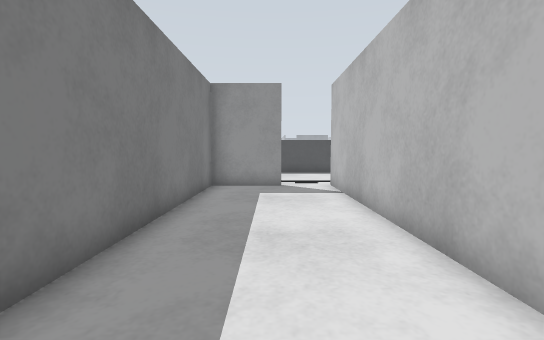
view 1 (above)

24 first-person views from a walk through a Gazebo world. The camera is 0.72 m above the floor, tilts 4° down and sees 85° across. The floor is counted in squares, 0.5 m on a side. Each view is taken from the middle of a square. On the plan, view 1 faces up. The plan holds only what a view shows up to about 14 squares ahead; the rest is blank. The place goes on beyond the plan. Robots are left out.

view 2
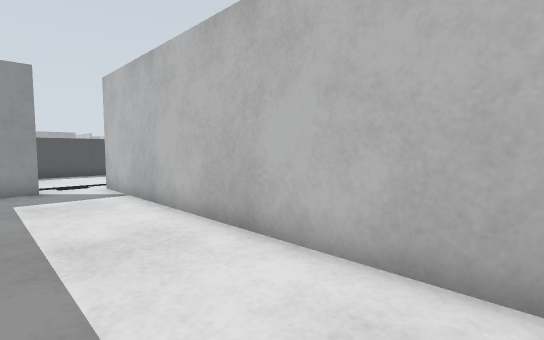

view 3
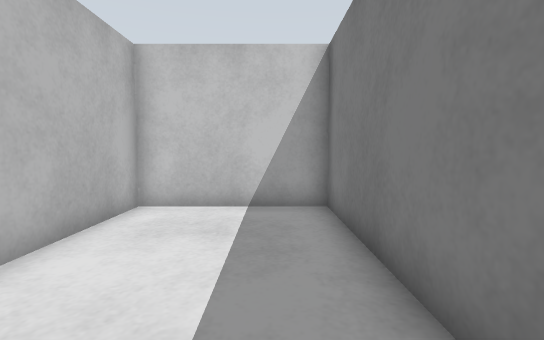

view 4
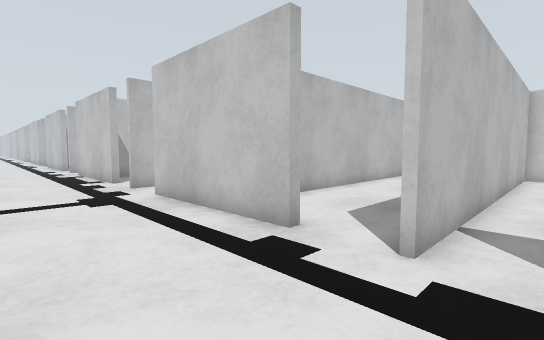

view 5
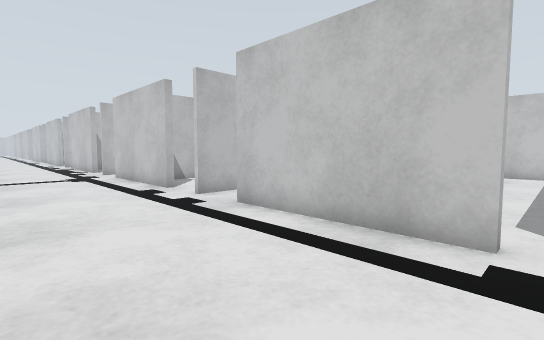

view 6
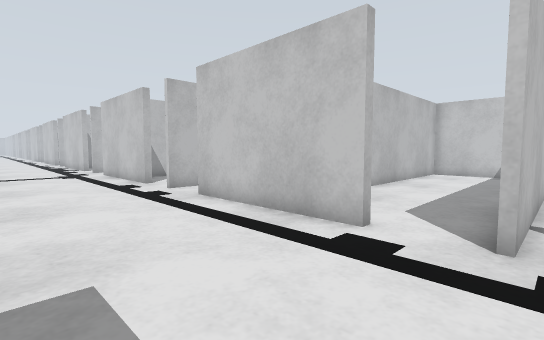

view 7
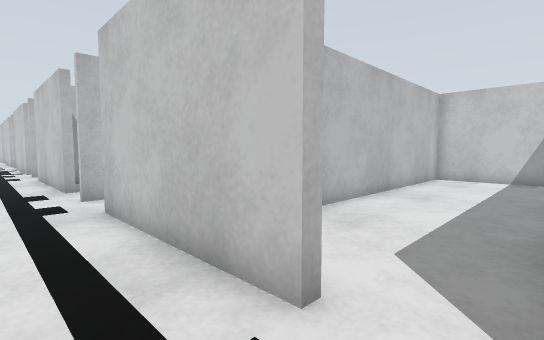

view 8
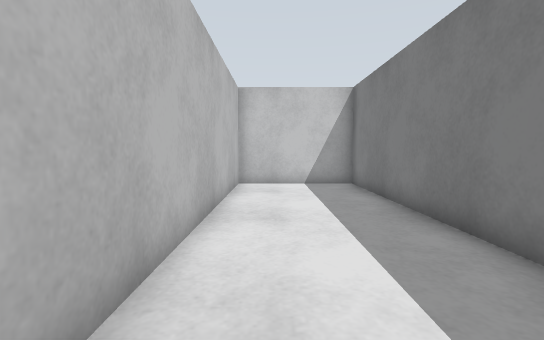

view 9
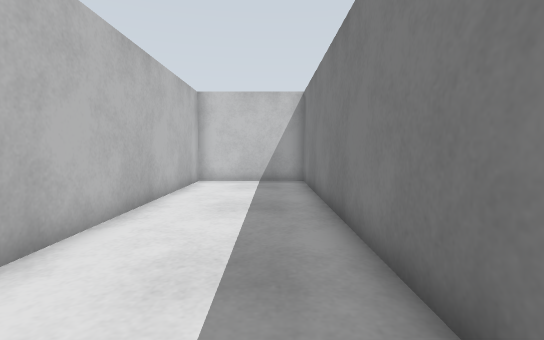

view 10
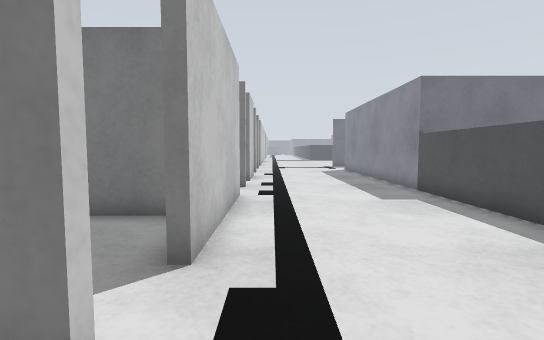

view 11
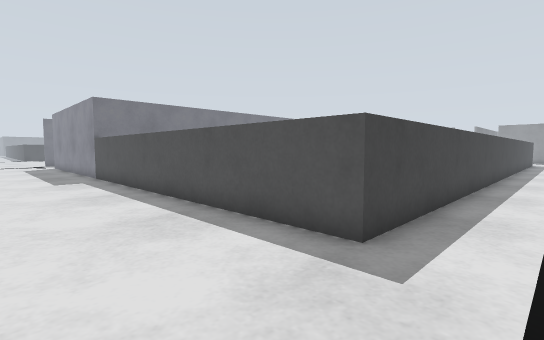

view 12
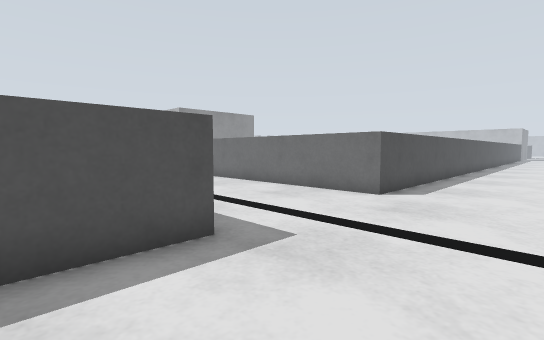

view 13
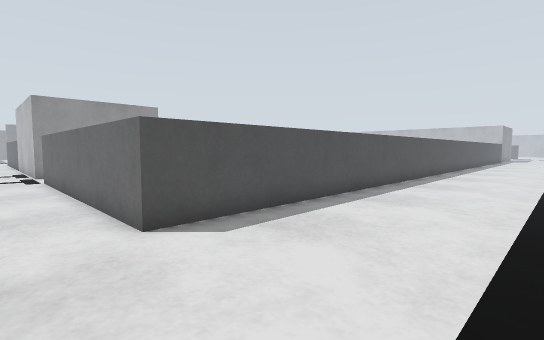

view 14
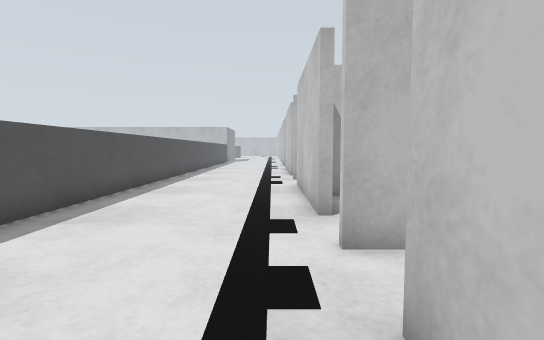

view 15
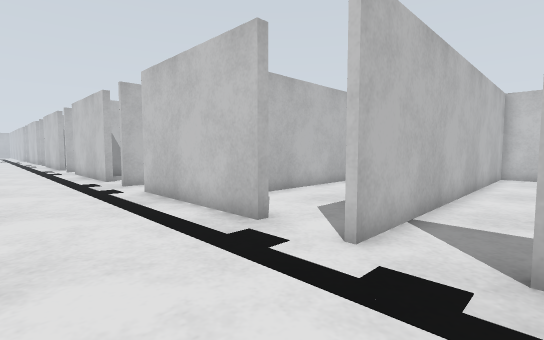

view 16
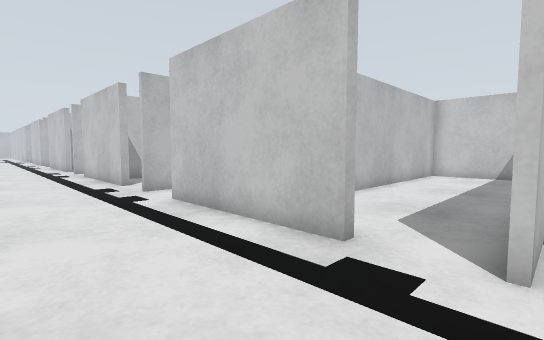

view 17
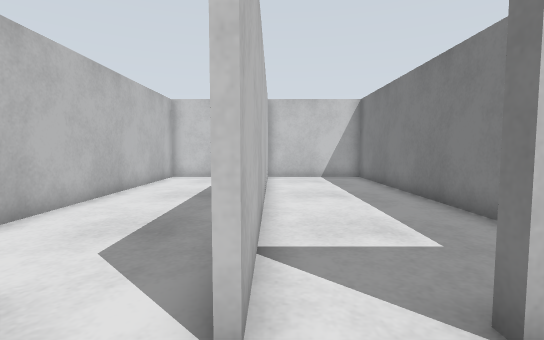

view 18
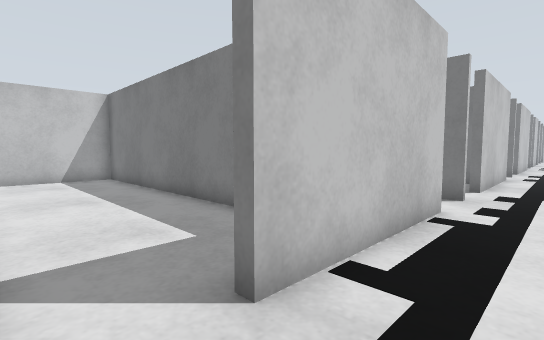

view 19
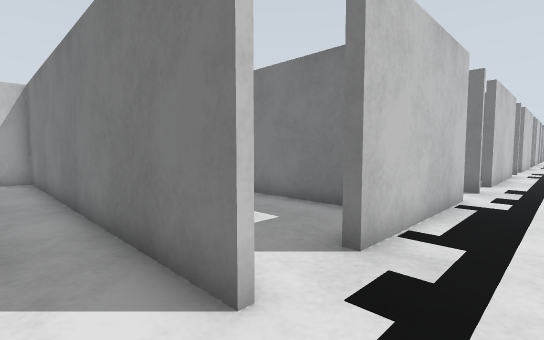

view 20
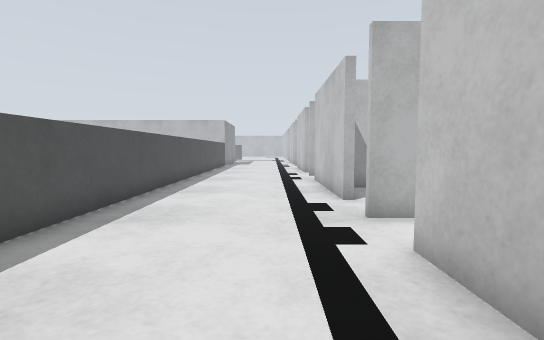

view 21
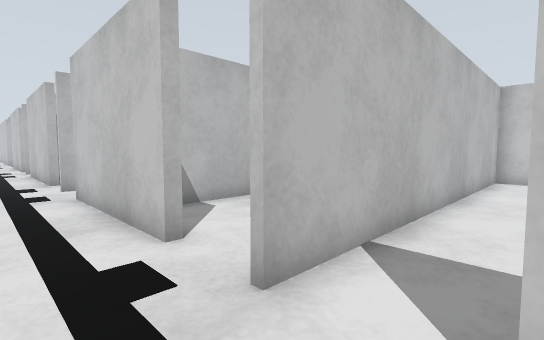

view 22
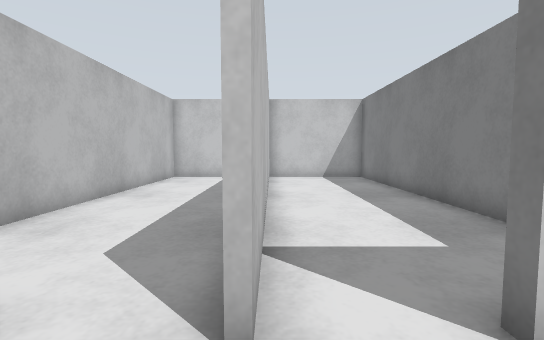

view 23
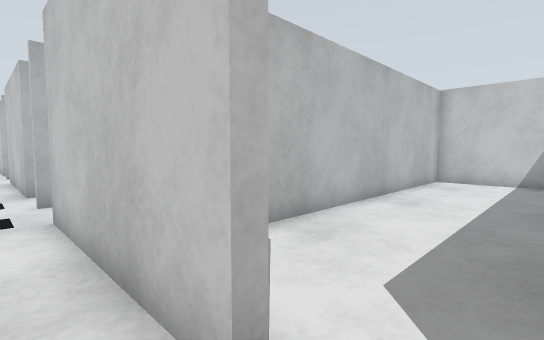

view 24
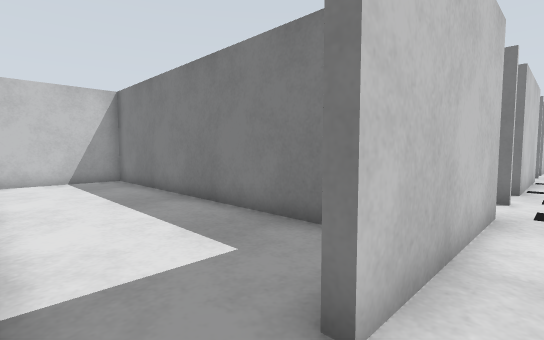

### Floor plan
Points are (right, up) in squares from view 1. A wall is a line through its corners. A room is listed if a view was taken in it or the views show most of it. See-through windows are left out.
Room 1 (views 1, 2, 3)
walls: (0.5, 11.7) (-2.4, 11.7) (-2.4, -1.5); (-2.4, -1.4) (2.6, -1.4); (2.4, -1.5) (2.4, 12)
ways out: opening at (1, 12) to room 2
Room 2 (views 4, 5, 6, 7)
walls: (-5.4, 12) (0.4, 12); (3.6, 18.2) (-8.5, 18.2)
ways out: opening at (1, 12) to room 1; opening at (-6, 12) to room 3; opening at (2.5, 15) to room 5
Room 3 (view 8)
walls: (-7.4, 7.5) (-7.4, -1.4) (-2.4, -1.4); (-2.6, -1.5) (-2.6, 9.6)
ways out: opening at (-6, 12) to room 2
Room 4 (view 9)
walls: (2.6, 12) (2.6, -1.5); (2.6, -1.4) (7.3, -1.4) (7.3, 8.5)
ways out: opening at (4, 12) to room 5
Room 5 (views 10, 11, 12, 13, 14, 15, 16, 17, 18, 19, 20, 21, 22, 23, 24)
walls: (24.4, 12) (30.2, 12); (14.4, 12) (20.2, 12); (12.5, 12) (12.5, 11.4); (12.3, 11) (12.3, 12); (34.2, 12) (40.1, 12); (7.8, 18.2) (3.6, 18.2); (4.5, 12) (10.4, 12)
low walls: (7.8, 22.5) (7.8, 18.2); (40.1, 18.2) (14, 18.2) (14, 22.5)
ways out: opening at (2.5, 15) to room 2; opening at (4, 12) to room 4; opening at (23.5, 11.5) to room 6; opening at (33.5, 11.5) to room 7; opening at (31, 11) to room 8; opening at (21, 11) to room 9; opening at (13.5, 11.5); gap at (40, 12)
Room 6 (no view inside)
walls: (22.4, 12) (22.4, -1.5); (27.2, -0.2) (27.2, 9); (22.1, -1.4) (24.6, -1.4)
ways out: opening at (23.5, 11.5) to room 5
Room 7 (no view inside)
walls: (32, -1.4) (37.1, -1.4) (37.1, 11)
ways out: opening at (33.5, 11.5) to room 5
Room 8 (no view inside)
walls: (27.4, 9.8) (27.4, -1.4) (32, -1.4); (32.1, -1.5) (32.1, 12)
ways out: opening at (31, 11) to room 5
Room 9 (no view inside)
walls: (17.4, 10) (17.4, -1.4) (22.1, -1.4); (22.2, -1.5) (22.2, 12)
ways out: opening at (21, 11) to room 5

Where each view was taken, in squares from view 1:
view 1: 0 up, 0 right, facing up
view 2: 0 up, 1 left, facing up-right
view 3: 6 up, 1 left, facing down
view 4: 16 up, 1 right, facing down-right
view 5: 17 up, 6 left, facing down-right
view 6: 17 up, 8 left, facing down-right
view 7: 14 up, 7 left, facing down-right
view 8: 11 up, 4 left, facing down
view 9: 12 up, 4 right, facing down
view 10: 13 up, 4 right, facing left
view 11: 14 up, 10 right, facing up-left
view 12: 14 up, 5 right, facing up-right
view 13: 13 up, 12 right, facing up-right
view 14: 13 up, 18 right, facing right
view 15: 16 up, 20 right, facing down-right
view 16: 16 up, 22 right, facing down-right
view 17: 14 up, 22 right, facing down
view 18: 14 up, 22 right, facing down-left
view 19: 14 up, 24 right, facing down-left
view 20: 14 up, 26 right, facing right
view 21: 14 up, 30 right, facing down-right
view 22: 14 up, 32 right, facing down
view 23: 13 up, 33 right, facing down-right
view 24: 13 up, 32 right, facing down-left
